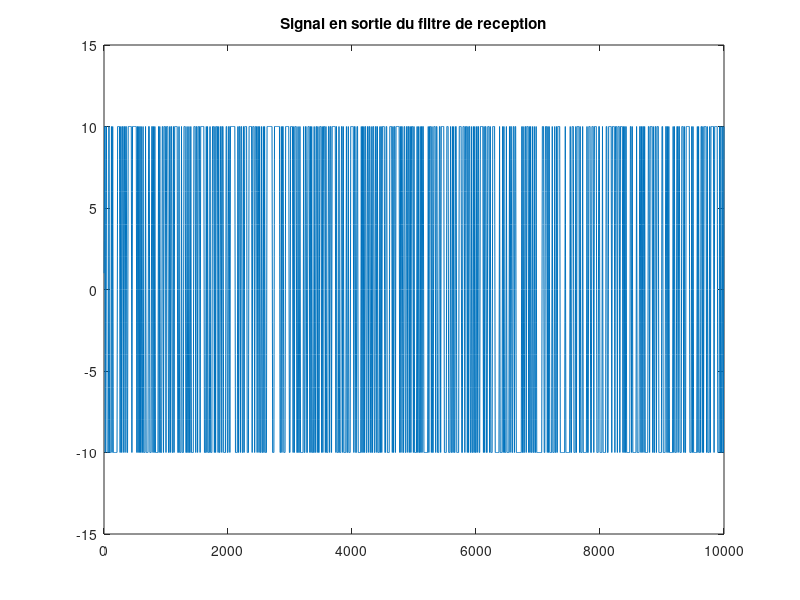
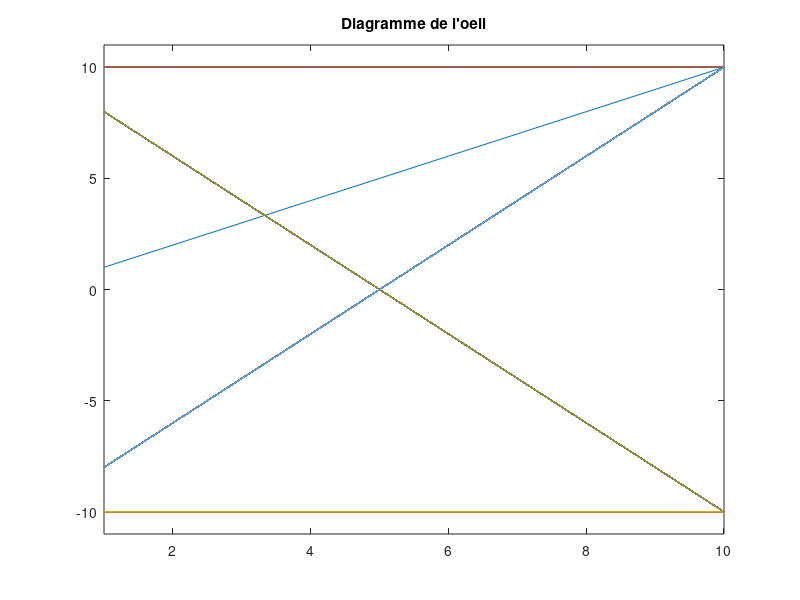
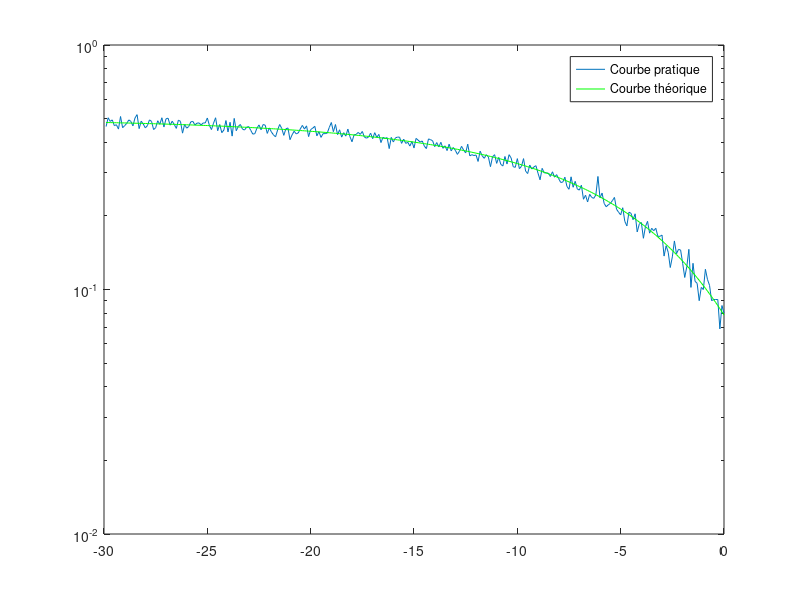
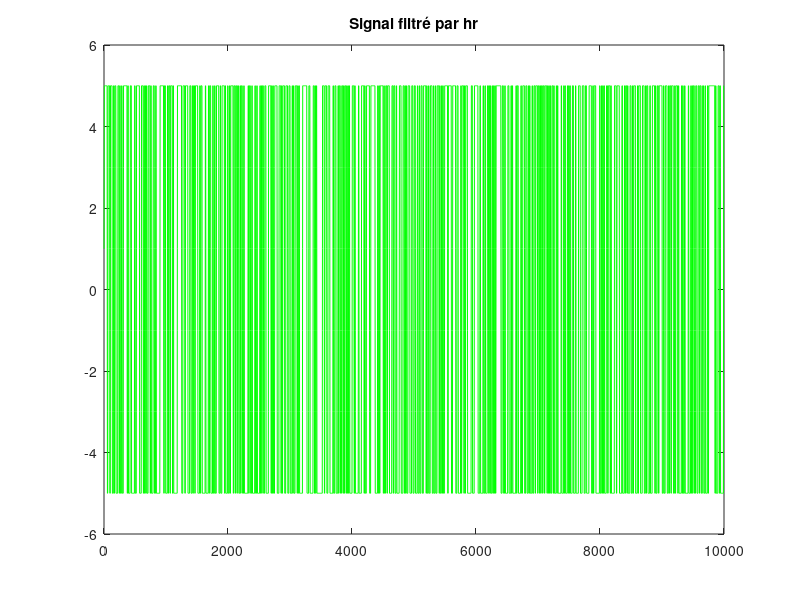

Source code (MATLAB) for these figures, in order: (Note: this script raises an error after producing the figures.)
Nb_bits=1000;
bits=randi([0,1], 1, Nb_bits);%Information binaire
symboles=2*bits - 1;%mapping


%% Implantation 2.2.2
Ns=10;%Nombre d'échantillons par symboles / Facteur de suréchantillonnage (Te = 1)
suite_diracs1=kron(symboles, [1, zeros(1, Ns-1)]);
h1=ones(1, Ns);
x1=filter(h1,1,suite_diracs1);

hr1=fliplr(h1);
z1=filter(hr1,1,x1);

plot([1:length(z1)], z1);
title("Signal en sortie du filtre de reception");
ylim([-15 15]);

figure,
axis([0  length(x1) -4.5 4.5])
oeil=reshape(z1, Ns, length(z1)/Ns);
plot(oeil);
title("Diagramme de l'oeil");

axis([1 Ns -Ns-1 Ns+1]);
signal_echantillone=z1(Ns:Ns:end);
symboles_decide=sign(signal_echantillone);
TES=length(find(symboles_decide~=symboles))/length(symboles)

bits_decide=(symboles_decide+1)/2;
TEB=length(find(bits_decide~=bits))/length(bits)
Px1=mean(abs(x1).^2);

%% 2.2.3 et 2.2.4 TEB=f(EB/N0)
N=300%nombre de points du graphe TEB=f(Eb/N0(db))
xmin=-30;
xmax=30;
TEB_tab=zeros(1,N);
TEB_theo=zeros(1,N);
abscisses=zeros(1,N);

for i=1:N
    Eb_N0_dB=i*xmax/N + xmin;
    abscisses(i)=Eb_N0_dB;
    
    sigma_n_carre=Px1*Ns/(2*log2(2)*10^(Eb_N0_dB/10));
    sigman=sqrt(sigma_n_carre);
    bruit=sigman*randn(1, length(x1));
    y=x1+bruit;
    z1=filter(hr1,1,y);
    signal_echantillone=z1(Ns:Ns:end);
    
    %calc TEB
    symboles_decide=sign(signal_echantillone);
    bits_decide=(symboles_decide+1)/2;
    TEB=length(find(bits_decide~=bits))/length(bits);
    TEB_tab(i)=TEB;
end
TEB_theo=1-normcdf(sqrt(2*10.^(abscisses/10)));% pour partie 2.2
%TEB_theo=1-normcdf(sqrt(10.^(abscisses/10)));%Pour partie 3.2

figure,
semilogy(abscisses, TEB_tab);
hold on,
semilogy(abscisses, TEB_theo, 'g');
legend("Courbe pratique", "Courbe théorique");


%% 3.2.1
Te=1;
Ns=10;%Ts=Ns*Te=Ns > 8
Ts=Ns;

bits=randi([0,1], 1, Nb_bits);
symboles=2*bits - 1;%mapping
suite_diracs2=kron(symboles, [1, zeros(1, Ns-1)]);

h2=ones(1,Ns);
hr2=zeros(1,Ns);
hr2(1:Ns/2)=1;

x2=filter(h2,1,suite_diracs2);
%h4Ts=[ones(1, 4/Ts) zeros(1, Ns- 4/Ts)];
%x=filter(h4Ts, 1, x);%filtrage à 4/Ts
z2=filter(hr2,1,x2);

%Affichage du signal en sortie
figure,
plot(z2, 'g');
ylim([-6 6]);
title("Signal filtré par hr");


%Traçage du diag de l'oeil
oeil=reshape(z2, Ns, length(z2)/Ns);
figure,
plot(oeil);
axis([1 Ns -Ns/2-1 Ns/2+1]);
title("Diagramme de l'oeil");

%Calcul TEB
signal_echantillone=z2(Ns:Ns:end);
symboles_decide=sign(signal_echantillone);

bits_decide=(symboles_decide+1)/2;
TEB=length(find(bits_decide~=bits))/length(bits)
%% 3.2.2+3 Teb=f(Eb/N0)
N=300%nombre de points du graphe TEB=f(Eb/N0(db))
Px2=mean(abs(x2).^2);
xmin=-30;
xmax=30;
TEB_tab=zeros(1,N);
TEB_theo=zeros(1,N);
abscisses=zeros(1,N);

for i=1:N
    Eb_N0_dB=i*xmax/N + xmin;
    abscisses(i)=Eb_N0_dB;
    
    sigma_n_carre=Px2*Ns/(2*log2(2)*10^(Eb_N0_dB/10));
    sigman=sqrt(sigma_n_carre);
    bruit=sigman*randn(1, length(x2));
    y2=x2+bruit;
    z2=filter(hr2,1,y2);
    signal_echantillone=z2(Ns:Ns:end);
    
    %calc TEB
    symboles_decide=sign(signal_echantillone);
    bits_decide=(symboles_decide+1)/2;
    TEB=length(find(bits_decide~=bits))/length(bits);
    TEB_tab(i)=TEB;
end
%TEB_theo=1-normcdf(sqrt(2*10.^(abscisses/10)));% pour partie 2.2
TEB_theo=1-normcdf(sqrt(10.^(abscisses/10)));%Pour partie 3.2

figure,
semilogy(abscisses, TEB_tab);
hold on,
semilogy(abscisses, TEB_theo, 'g');
legend("Courbe expérimentale", "Courbe théorique");

%% 3.2.4 comparaison effy en puissance

Pz2 = mean(abs(z2).^2);
eff = Pz2/Px2

Pz1 = mean(abs(z1).^2);
eff_chaine_ref = Pz1 / Px1
%Comparaison TEB = f(SNR/bit) pour la chaine de ref et la 2eme
%% 3.2.5 Comparaison Effy spectrale (DSP)
%On a le même debit binaire (Ns = 10) dans cette chaine et celle de
%reference
DSP_chaine_ref = 1/length(x1) * abs(fftshift(fft(x1))).^2;
DSP_chaine = 1/length(x2) * abs(fftshift(fft(x2))).^2;

figure,
plot([1:length(z1)], DSP_chaine_ref, 'r-');
hold on,
plot([1:length(z2)], DSP_chaine, 'g-');
xlabel("Temps");
ylabel("Amplitude du signal à la sortie du filtre de reception");
legend("DSP du signal transmis par la chaine de base", "DSP du signal transmis par la chaine 3");
%% 4.2.2 
%(Bande de base)
Fe = 12000;
Rs = 3000;
alpha = 0.5;
Ns = 16;%nb bit par symbol = 12000 / 3000 = Fe / Rs
suite_diracs3=kron(symboles, [1, zeros(1, Ns-1)]);

%4.2.2 b)
h3 = rcosdesign(alpha, 8, Ns, 'sqrt');%Filtre de mise en forme = hr3
suite_diracs3(end:end + floor(length(h3)/2)) = 0;%Rajout de 0 pour enlever le décalage du au filtre
x3 = filter(h3,1,suite_diracs3); x3(end:end + floor(length(h3)/2)) = 0;
z3 = filter(h3,1,x3);

figure,
plot(z3);
xlabel("Temps");
ylabel("Amplitude du signal à la sortie du filtre de reception");

%4.2.2 c) diag de l'oeil
oeil=reshape(z3, Ns, length(z3)/Ns);
figure,
plot(oeil);
title("Diagramme de l'oeil sans bruit");
axis([1 Ns+1 -Ns-1 Ns+1]);
ylim([-2 2]);

%Instant optimal d'ech: Ns = Ts = 16

%4.2.2 d) TEB nul

t0 = length(h3);
signal_echantillone = z3(t0:Ns:end-t0);%Prise en compte du retard introduit par les 2 filtrages
symboles_decide = sign(signal_echantillone);%decision
bits_decide = (symboles_decide+1)/2;%Demapping
bits_utilise = bits(1:length(bits_decide));
nb_erreurs = length(find(bits_decide~=bits_utilise));
TEB = nb_erreurs/length(bits_utilise)

%% 4.2.3-4
Px3=mean(abs(x3).^2);
N=300%nombre de points du graphe TEB=f(Eb/N0(db))
xmin=-30;
xmax=30;
TEB_tab=zeros(1,N);
TEB_theo=zeros(1,N);
abscisses=zeros(1,N);

for i=1:N
    Eb_N0_dB=i*xmax/N + xmin;
    abscisses(i)=Eb_N0_dB;
    
    sigma_n_carre=Px3*Ns/(2*log2(2)*10^(Eb_N0_dB/10));
    sigman=sqrt(sigma_n_carre);
    bruit=sigman*randn(1, length(x3));
    y3=x3+bruit;
    z3=filter(h3,1,y3);%ici hr = h
    signal_echantillone = z3(t0:Ns:end-t0);%retard pris en compte
    
    %calc TEB
    symboles_decide = sign(signal_echantillone);%decision
    bits_decide = (symboles_decide+1)/2;%Demapping
    bits_utilise = bits(1:length(bits_decide));
    nb_erreurs = length(find(bits_decide~=bits_utilise));
    TEB = nb_erreurs/length(bits_utilise)
    TEB_tab(i)=TEB;
end
TEB_theo=1-normcdf(sqrt(2*10.^(abscisses/10)));% pour partie 2.2
%TEB_theo=1-normcdf(sqrt(10.^(abscisses/10)));%Pour partie 3.2

figure,
semilogy(abscisses, TEB_tab);
hold on,
semilogy(abscisses, TEB_theo, 'g');
legend("Courbe expérimentale", "Courbe théorique");

%% 4.2.5 comp effy puissance
Pz3 = mean(abs(z3).^2);
eff_chaine4 = Pz3/Px3

eff_chaine_ref %affiche
%Effy de la chaine 4 de 23, encore plus faible que la précédente chaine. La
%chaine la plus efficace et celle de référence car les filtres utilisés
%sont très permissifs contrairement au racine de cos surrélevé.

%% 4.2.6 comp effy spectrale
DSP_chaine = 1/length(x3) * abs(fftshift(fft(x3))).^2;


figure,
plot([1:length(z1)], DSP_chaine_ref/abs(max(DSP_chaine_ref)), 'r-');
hold on,
plot(linspace(1,length(z1), length(z3)), DSP_chaine/abs(max(DSP_chaine)), 'g-');% pour supperposer les 2 graphiques: même lgr
legend("DSP du signal transmis par la chaine de base", "DSP du signal transmis par la chaine 4");

%La chaine étudiée est beaucoup plus efficace spectralement car elle
%utilise une plus petite bande de fréquence.[1::length(z1)]

%% 4.2.7

Te = 1e-4;
%params du filtre
n=30;
t_ordre61=[-n*Te:Te:n*Te];

fc_basse = 1500;
amplitude = abs(max(x3));
filtre_etroit = amplitude * sinc(t_ordre61*fc_basse);%f0 = 1 car Te = 1

fc_haute = 3000;
filtre_large = amplitude * sinc(t_ordre61*fc_haute);

y_etroit = conv(x3, filtre_etroit, 'same');
y_large = conv(x3, filtre_large, 'same');

z_etroit = filter(h3,1,y_etroit);
z_large = filter(h3,1,y_large);

oeil_etroit=reshape(z_etroit, Ns, length(z_etroit)/Ns);
figure,
plot(oeil_etroit);
axis([1 Ns -Ns/4-1 Ns/4+1]);
title("Diagramme de l'oeil avec canal de transmission = filtre PB 1500");

oeil_large=reshape(z_large, Ns, length(z_large)/Ns);
figure,
plot(oeil_large);
axis([1 Ns -Ns/4-1 Ns/4+1]);
title("Diagramme de l'oeil avec canal de transmission = filtre PB 3000");

%le diag de l'oeil filtré avec fc = 3000 a une hauteur plus petite

%% 5.2.1 Impact du choix du mapping
Te = 1;
Ts = Ns*Te;

bits_groupes = reshape(bits, length(bits)/2, 2);% size: 500 * 2

%Mapping
map_ind_00 = (bits_groupes(:,1) == 0) .* (bits_groupes(:,2) == 0);
map_ind_01 = (bits_groupes(:,1) == 0) .* (bits_groupes(:,2) == 1);
map_ind_10 = (bits_groupes(:,1) == 1) .* (bits_groupes(:,2) == 0);
map_ind_11 = (bits_groupes(:,1) == 1) .* (bits_groupes(:,2) == 1);

symboles4 = (-3)*map_ind_00 + (-1)*map_ind_01 + (1)* map_ind_10 + 3* map_ind_11;
suite_diracs4 = kron(symboles4, [1, zeros(1, Ns-1)]);

h4 = ones(1, Ns);
hr4 = ones(1, Ns);

%a)
x4 = filter(h4, 1, suite_diracs4);

figure,
plot(x4)
xlabel("Temps");
title("Signal en sortie du filtre d'émission");

DSP_x4 = 1/(length(x4)) * abs(fftshift(fft(x4))).^2;
figure,
plot(DSP_x4);
title("DSP du signal en sortie du filtre d'émission");

%b) effy spectrale
z4 = filter(hr4, 1, x4);
DSP_chaine5 = 1/length(z4) * abs(fftshift(fft(z4))).^2;

figure,
plot([1:length(z1)], DSP_chaine_ref / abs(max(DSP_chaine_ref)), 'r-');
hold on,
plot(linspace(1,length(z1), length(z4)), DSP_chaine5 / abs(max(DSP_chaine5)), 'g-');% pour supperposer les 2 graphiques: même lgr
xlabel("f");
legend("DSP du signal transmis par la chaine de base", "DSP du signal transmis par la chaine 5");
%même effy spectrale

%c)
oeil4 = reshape(z4(1:end-4, :), Ns, []);
figure,
plot(oeil4);
axis([1 Ns -Ns/4-1 Ns/4+1]);
title("Diagramme de l'oeil Quatrième chaine");

% little help: 
%DSP_binaire=10*log10(pwelch(signal_emis_binaire));
%plot(linspace(0,0.5,length(DSP_binaire)),DSP_binaire,'r')
%indices=find(sigReceptionEchant>0 && sigReceptionEchant < 16);